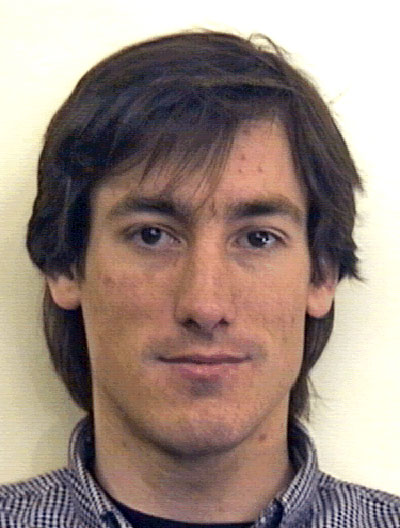
#> input picture face_dataset/adrian3.jpg, 400 x 528 px
$ python -i extract_features.py   (imports and definitions only)   (older library calls are emulated)
#> lines starting #> are read from the running program, lines starting #| are printed output that depends on the picture
#> further down, picture is the input picture: shape (528, 400, 3); mean B, G, R 129.1, 138.3, 156.6
import cv2
import numpy as np
def Hessian_matrix(img):
    '''
    Compute the Hessian matrix components for the image.
    returns S_xx, S_yy, S_xy
    S_xx: Second derivative in x direction
    S_yy: Second derivative in y direction
    S_xy: Mixed derivative
    '''
    gray = cv2.cvtColor(img, cv2.COLOR_BGR2GRAY)
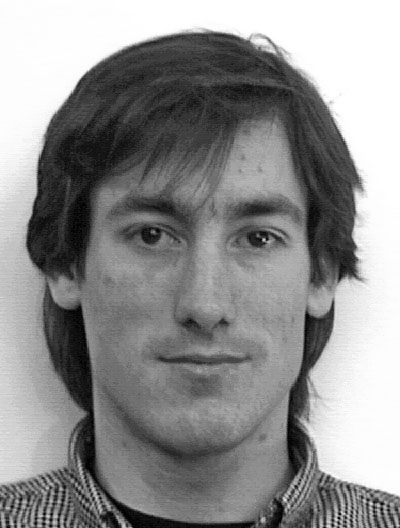
#> gray: shape (528, 400); min 0, max 255, mean 142.7
    gray = np.float32(gray)
    gray = cv2.GaussianBlur(gray, (5, 5), 0)  #  apply Gaussian blur to reduce noise
    I_x = cv2.Sobel(gray, cv2.CV_64F, 1, 0, ksize=5)  # Gradient in x direction
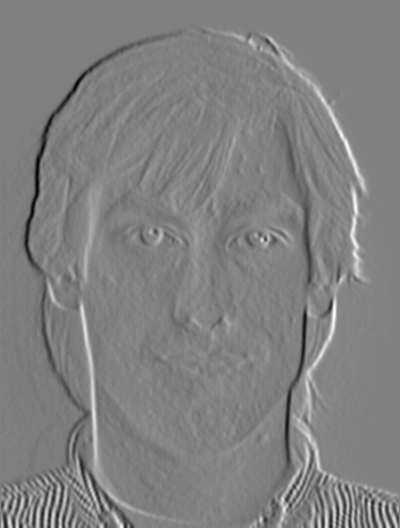
#> I_x: shape (528, 400) float64; min -5612.1, max 5494.2, mean 9.3; drawn with min black and max white
    I_y = cv2.Sobel(gray, cv2.CV_64F, 0, 1, ksize=5)  # Gradient in y direction
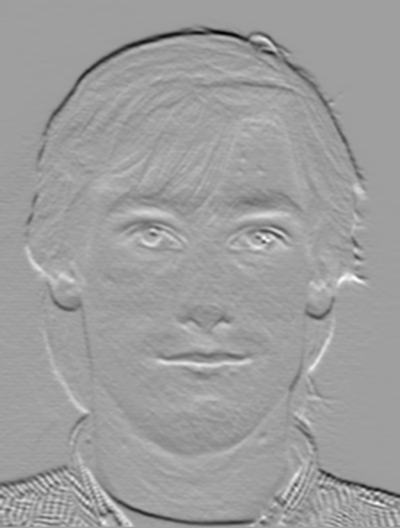
#> I_y: shape (528, 400) float64; min -5795.9, max 3491.4, mean -43.8; drawn with min black and max white
    I_xx = I_x * I_x
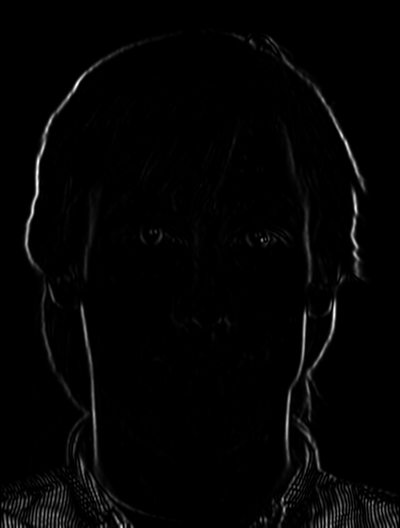
#> I_xx: shape (528, 400) float64; min 0, max 31495552.4, mean 504378.1; drawn with min black and max white
    I_yy = I_y * I_y
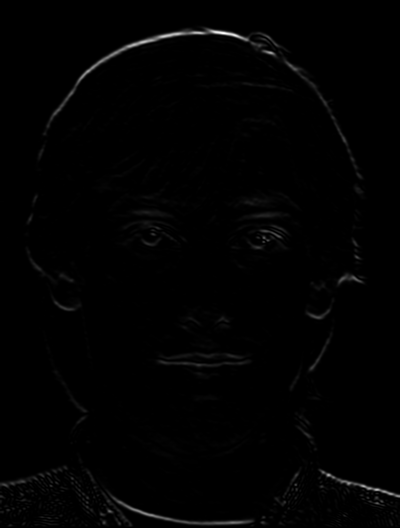
#> I_yy: shape (528, 400) float64; min 0, max 33592348.1, mean 285773.6; drawn with min black and max white
    I_xy = I_x * I_y
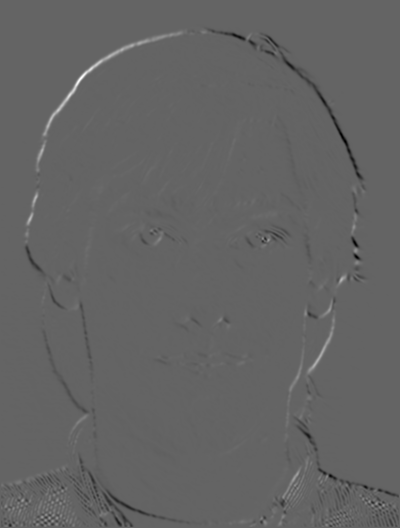
#> I_xy: shape (528, 400) float64; min -12554605.6, max 19440109.6, mean -17970.8; drawn with min black and max white
    # Gaussian smoothing
    S_xx = cv2.GaussianBlur(I_xx, (5, 5), 0)
    S_yy = cv2.GaussianBlur(I_yy, (5, 5), 0)
    S_xy = cv2.GaussianBlur(I_xy, (5, 5), 0)
    return S_xx, S_yy, S_xy


def Harris(img, k=0.04, th=0.01):

    S_xx, S_yy, S_xy = Hessian_matrix(img)  # Compute Hessian matrix components


    detM = (S_xx * S_yy) - (S_xy ** 2)
    traceM = S_xx + S_yy
    R = detM - k * (traceM ** 2)

    # Thresholding to detect corners
    threshold = th * R.max()
    corner_image = img.copy()
    corner_image[R > threshold] = [0, 0, 255]  # Red mark for corners

    return corner_image


def lambda_minus(img,k,th):
    print(k)
    print(th)


    S_xx, S_yy, S_xy = Hessian_matrix(img)  # Compute Hessian matrix components

    # Compute eigenvalues
    lambda1 = (S_xx + S_yy) / 2 + np.sqrt(((S_xx - S_yy) / 2) ** 2 + S_xy ** 2)
    lambda2 = (S_xx + S_yy) / 2 - np.sqrt(((S_xx - S_yy) / 2) ** 2 + S_xy ** 2)

    # Minimum eigenvalue
    lambda_min = np.minimum(lambda1, lambda2)
    # Thresholding to detect corners
    threshold = th * lambda_min.max()
    corner_map = (lambda_min > threshold)

    # Visualize detected corners
    corner_image = img.copy()
    corner_image[corner_map] = [0, 0, 255]  # Red mark for corners
    return corner_image

>>> import cv2
>>> picture = cv2.imread('../../face_dataset/adrian3.jpg')
>>> result = Hessian_matrix(picture)

$ run again, on face_dataset/adrian4.jpg
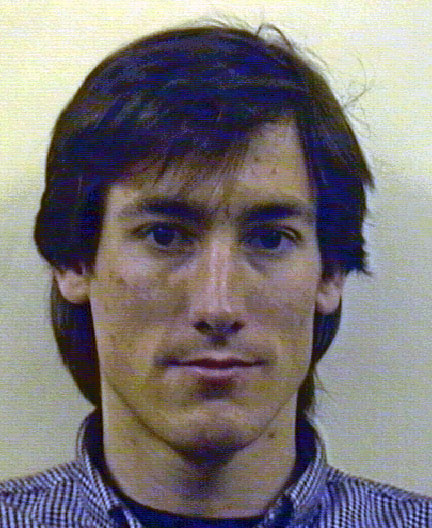
#> input picture face_dataset/adrian4.jpg, 432 x 528 px
#> picture is the input picture: shape (528, 432, 3); mean B, G, R 120.4, 119.4, 124.7
#> in Hessian_matrix, `I_yy = I_y * I_y`:
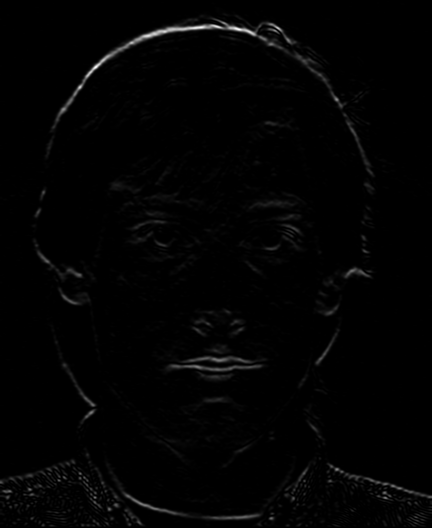
#> I_yy: shape (528, 432) float64; min 0, max 17225645.1, mean 212199.8; drawn with min black and max white
#> in Hessian_matrix, `I_xy = I_x * I_y`:
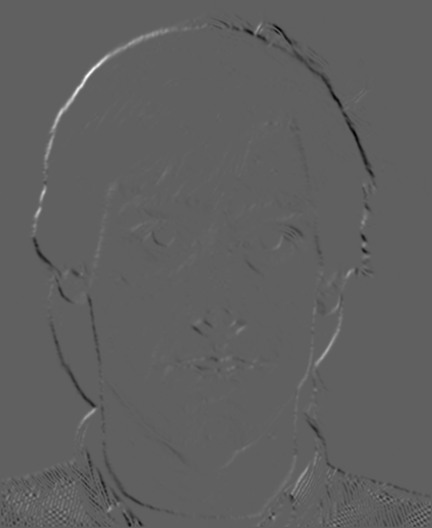
#> I_xy: shape (528, 432) float64; min -9188725.2, max 15113846, mean -8281.1; drawn with min black and max white

$ run again, on face_dataset/andrew!90.jpg
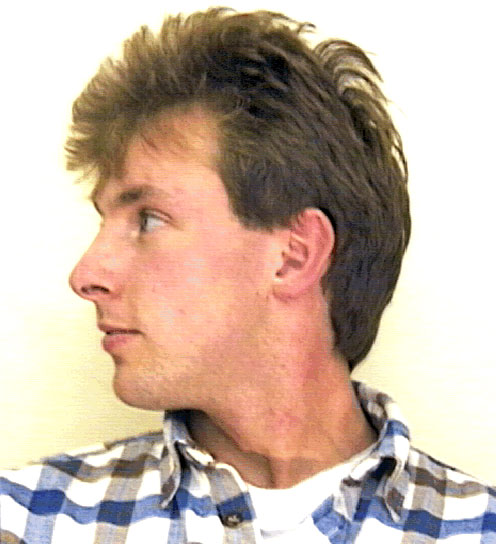
#> input picture face_dataset/andrew!90.jpg, 496 x 544 px
#> picture is the input picture: shape (544, 496, 3); mean B, G, R 164.6, 179.2, 199.3
#> in Hessian_matrix, `I_yy = I_y * I_y`:
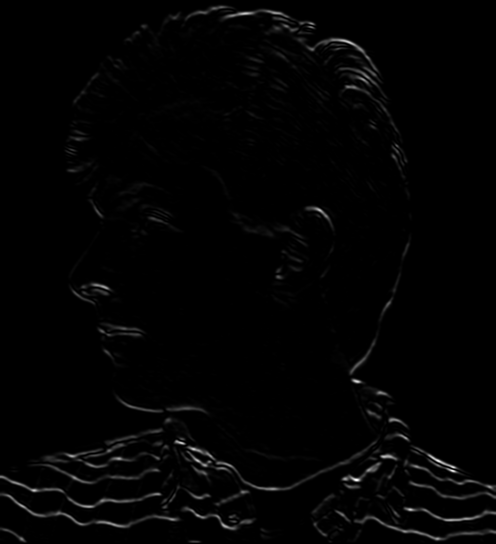
#> I_yy: shape (544, 496) float64; min 0, max 34577110.4, mean 457602.2; drawn with min black and max white
#> in Hessian_matrix, `I_xy = I_x * I_y`:
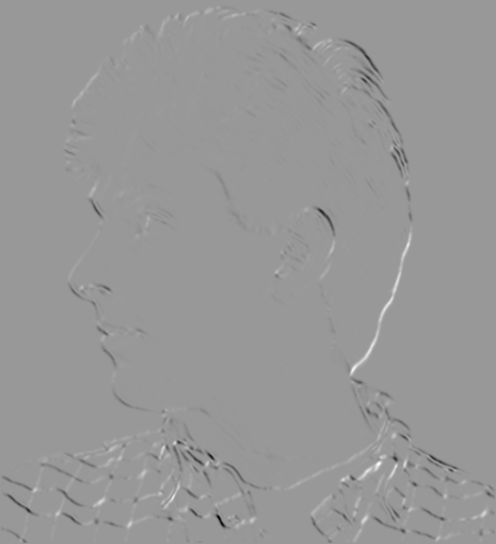
#> I_xy: shape (544, 496) float64; min -26234706.9, max 17645475.6, mean -64789.2; drawn with min black and max white

$ run again, on face_dataset/andrew11.jpg
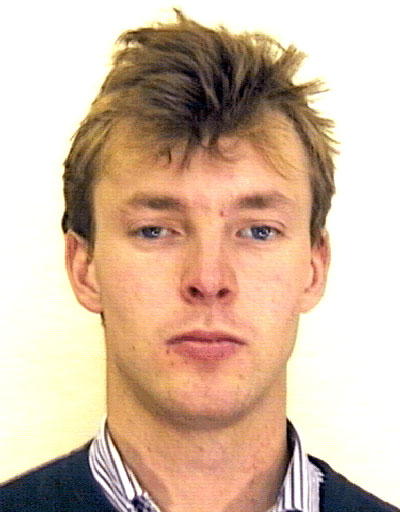
#> input picture face_dataset/andrew11.jpg, 400 x 512 px
#> picture is the input picture: shape (512, 400, 3); mean B, G, R 165.5, 186.6, 212.7
#> in Hessian_matrix, `I_yy = I_y * I_y`:
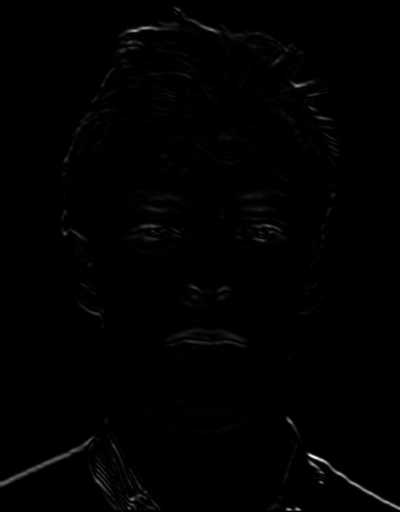
#> I_yy: shape (512, 400) float64; min 0, max 54077524.2, mean 325710.1; drawn with min black and max white
#> in Hessian_matrix, `I_xy = I_x * I_y`:
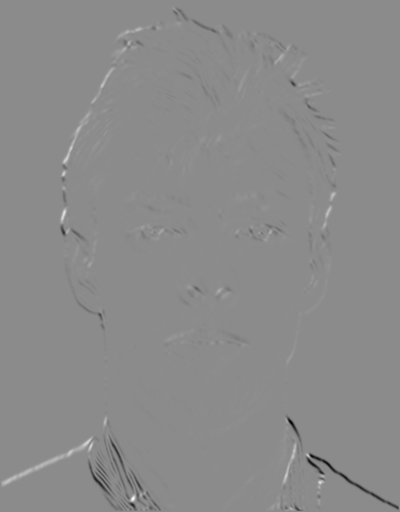
#> I_xy: shape (512, 400) float64; min -26797636.6, max 22102983.5, mean -65986.2; drawn with min black and max white
